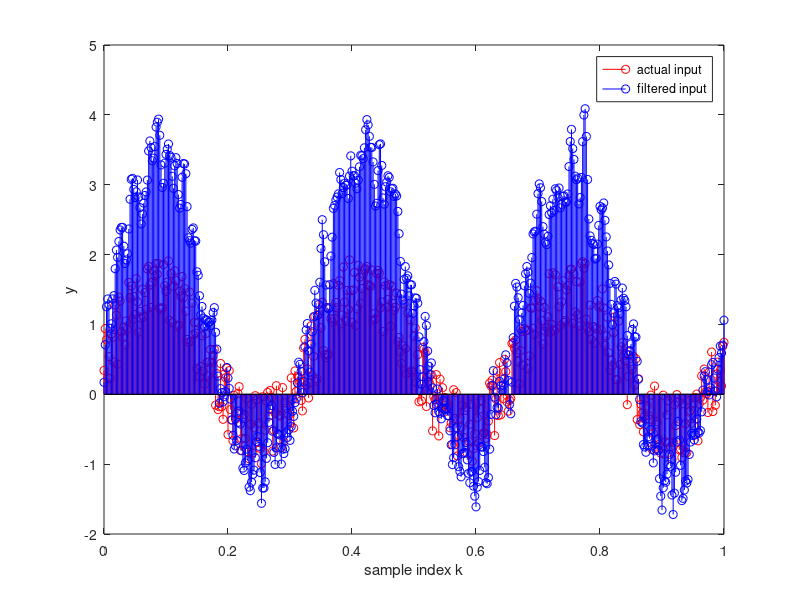

MATLAB code to generate this figure:
clc;
clear all;
close all;

% coeffitiants of x in transfer function
b=[0.5,0.7,0.6,0.4];

% coeffitiants of y in transfer function
a=1;

%signal which we want to filter
n=0:1/500:1;
x=sin(2*pi*3*n)+rand(1,length(n));


%as its an fir filter it not will consist of delayed version of y as feedback
%in input so the coeffs of y 'a=1' was added to filter

%filtered result
y=filter(b,a,x);

figure(1)
stem(n,x,'r');
xlabel('sample index k');
ylabel('x');

hold on

stem(n,y,'b');
xlabel('sample index k');
ylabel('y');
legend('actual input','filtered input');